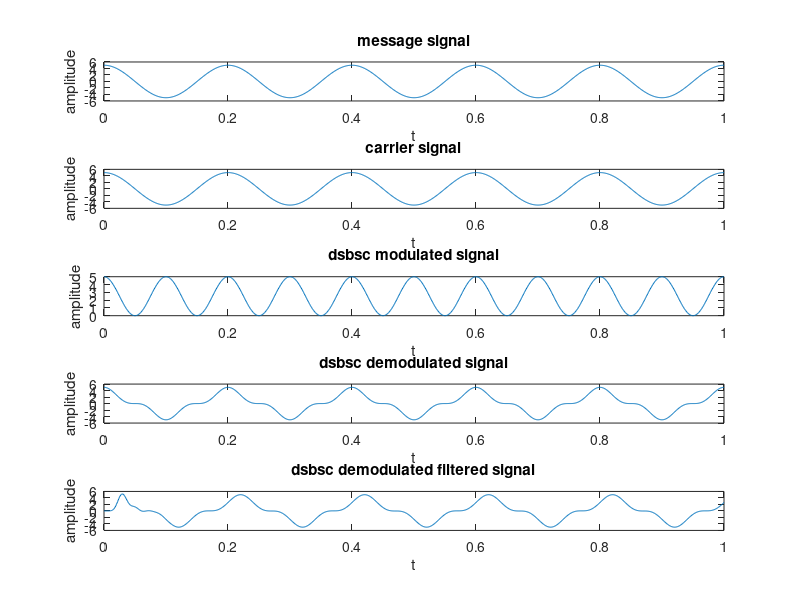

MATLAB code to generate this figure:
%dsbsc modulation, demodulation with filter and without filter 

close all
clear all
clc
    
am=input('amplitude of message signal=');
fm=input('frequency of message signal=');
ac=input('amplitude of carrier signal=');
fc=input('frequency of carrier signal=');

t=0:0.001:1;

mt=am*cos(2*pi*fm*t); %message signal
ct=ac*cos(2*pi*fc*t); %carrier signal
dsbsc=mt.*cos(2*pi*fc*t); %dsbsc modulated signal
demod=dsbsc.*cos(2*pi*fc*t); %demodulated signal

%applying filter
[b,a]=butter(10,0.1);
filter_demod=filter(b,a,demod);

%message signal
subplot(5,1,1);
plot(t,mt);
title('message signal')
xlabel('t')
ylabel('amplitude')

%carrier signal
subplot(5,1,2);
plot(t,ct);
title('carrier signal')
xlabel('t')
ylabel('amplitude')

%dsbsc modulated signal
subplot(5,1,3);
plot(t,dsbsc);
title('dsbsc modulated signal')
xlabel('t')
ylabel('amplitude')

%dsbsc demodulated signal
subplot(5,1,4);
plot(t,demod);
title('dsbsc demodulated signal')
xlabel('t')
ylabel('amplitude')

%dsbsc demodulated signal (with filter)
subplot(5,1,5);
plot(t,filter_demod);
title('dsbsc demodulated filtered signal')
xlabel('t')
ylabel('amplitude')